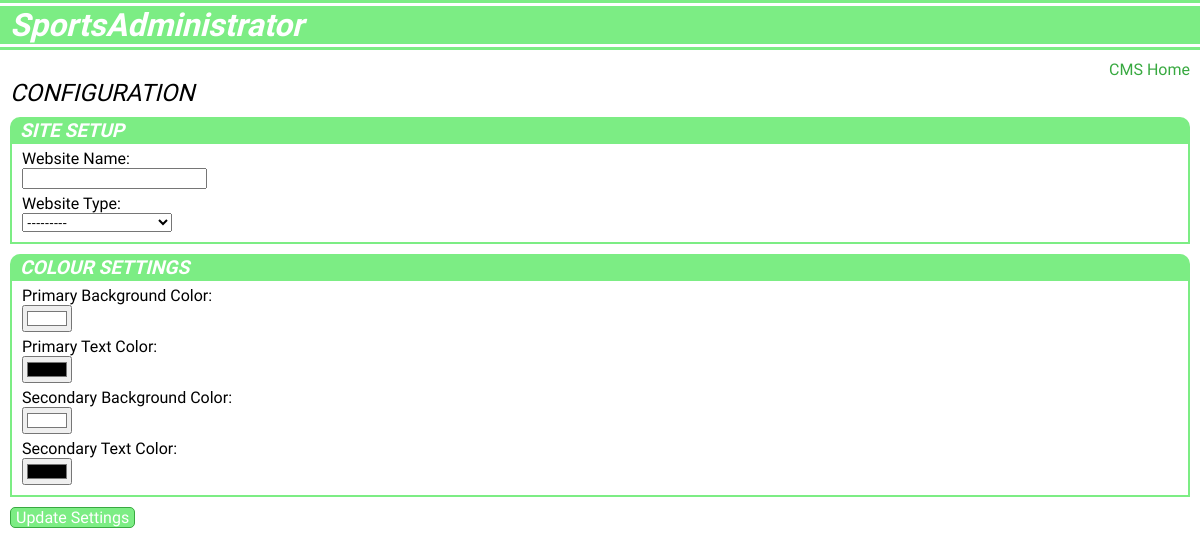
/cms/configuration/ (signed in), run on an earlier commit of the app's database.
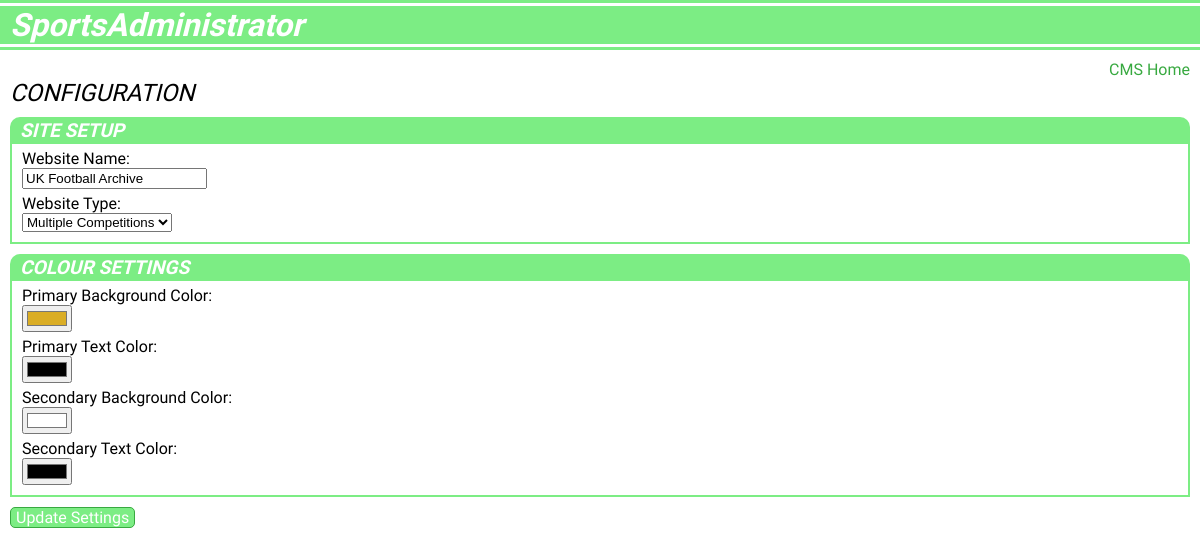
And on a later commit of the database.
### users/models.py (models this page shows, shortened)
class User(AbstractUser):
    objects = UserManager()
    organisation = models.CharField(max_length=50, blank=True, null=True)
    site_name = models.CharField(max_length=50, blank=True, null=True)
    site_type = models.CharField(max_length=25, choices=SITE_OPTIONS, blank=True, null=True)
    primary_color = models.CharField(max_length=10, blank=True, null=True, default="#ffffff")
    secondary_color = models.CharField(max_length=10, blank=True, null=True, default="#ffffff")
    primary_text = models.CharField(max_length=10, blank=True, null=True, default="#000000")
    secondary_text = models.CharField(max_length=10, blank=True, null=True, default="#000000")

### cms/views.py (the view)
# urls.py: path('cms/configuration/', cms_views.configuration, name='configuration'),
@login_required(login_url='/login/')
def configuration(request):
    user = request.user
    if request.method == 'POST':
        setup_form = SiteSetupForm(request.POST, request.FILES, instance=user)
        color_form = SiteColorForm(request.POST, request.FILES, instance=user)
        if setup_form.is_valid() and color_form.is_valid():
            setup_form.save()
            color_form.save()
            messages.success(request, 'Your settings have been saved.')
            return redirect(reverse('configuration'))
        else:
            messages.error(request, 'Sorry, we were unable to save your settings. Please try again.')
    else:
        setup_form = SiteSetupForm(instance=user)
        color_form = SiteColorForm(instance=user)
    args = {
        'setup_form': setup_form,
        'color_form': color_form,
        'button_text': 'Update Settings'
    }
    args.update(csrf(request))
    return render(request, 'configuration.html', args)

### cms/forms.py
class SiteSetupForm(forms.ModelForm):
    class Meta:
        model = User
        fields = ['site_name', 'site_type']
        labels = {
            'site_name': 'Website Name',
            'site_type': 'Website Type',
        }

class SiteColorForm(forms.ModelForm):
    class Meta:
        model = User
        fields = ['primary_color', 'primary_text', 'secondary_color', 'secondary_text']
        labels = {
            'primary_text': 'Primary Text Color',
            'primary_color': 'Primary Background Color',
            'secondary_color': 'Secondary Background Color',
            'secondary_text': 'Secondary Text Color',
        }
        widgets = {
            'primary_color': TextInput(attrs={'type': 'color'}),
            'primary_text': TextInput(attrs={'type': 'color'}),
            'secondary_color': TextInput(attrs={'type': 'color'}),
            'secondary_text': TextInput(attrs={'type': 'color'}),
        }

### cms/templates/configuration.html (shortened to what this page needs)
{% extends "cmsbase.html" %}
{% block page %}
    <div class="breadcrumbs">
        <a class="nav-link" href="{% url 'cms_home' %}">CMS Home</a>
    </div>
    <div class="page-header">
        CONFIGURATION
    </div>
        <form id="default-form" enctype="multipart/form-data" role="form" method="post">
            <div class="cms-header">
                SITE SETUP
            </div>
            <div class="cms-details">
                {{ setup_form.as_ul }}
            </div>
            <div class="cms-header">
                COLOUR SETTINGS
            </div>
            <div class="cms-details">
                {{ color_form.as_ul }}
            </div>
            <button class="cms-button" type="submit">{{ button_text }}</button>
        </form>
{% endblock %}

What changed in the data, as far as the page shows it:
changed User "#ffffff": site_name (not shown) → "UK Football Archive"; site_type (not shown) → "Multiple Competitions"; primary_color "#ffffff" → "#daad25"
Also different on the page:
form field site_type: "---------" → (not shown)
